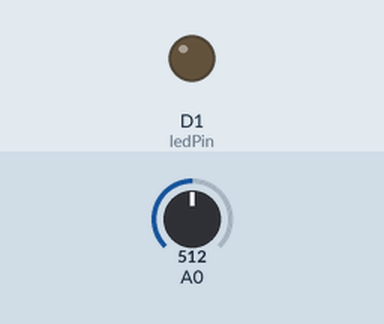
The sketch below on a simulated ESP8266 (NodeMCU). On the bench: output pins drawn as LEDs (lit = HIGH). The inputs (shaded band) are chosen by the test bench; at power-on: A0 = 512. What the sketch prints to the serial monitor is not drawn.

Above: at 1.2 s.
1.3 s: A0 set to 233
4.3 s: A0 set to 210
7.3 s: A0 set to 0
At 7.7 s:
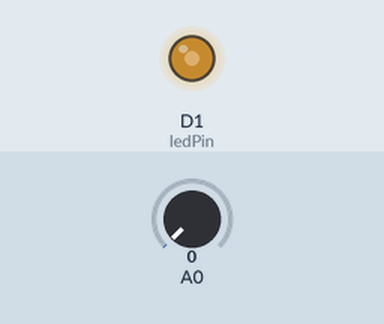
8.8 s: A0 set to 122
At 10.4 s:
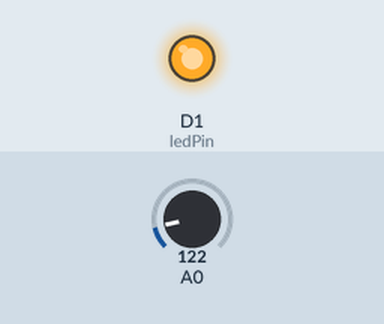
11.8 s: A0 set to 360
14.8 s: A0 set to 379
Timing chart, 0 to 17.3 s (numbered marks = the images above; inputs shaded):
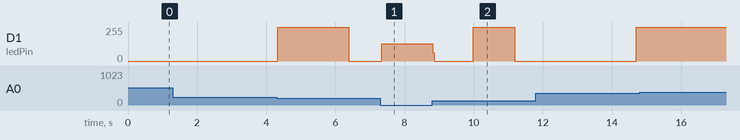

The sketch:

sketch_oct22a.ino
```cpp
/*
  since we need to mesure our surrounding constantly, we cannot use the delay function
  because it will stop the program and therefore we would be un able to mesure the level
  of brightness
*/

int ledPin = D1;
int ldrPin = 0;

int ledState = HIGH; // variable to hold the current led state

// should use unsigned long data type variables to store time related data
unsigned long previousBlinkStamp = 0;  // will store last time LED was updated

float interval = 1000.0; // interval at which to blink (milliseconds)

void setup() {
  pinMode(A0, INPUT);
  pinMode(ledPin, OUTPUT);
  Serial.begin(115200);
}

void loop() {

  unsigned long currentMillis = millis();
  int sensorValue = analogRead(A0);

  float percent = sensorValue * (100 / 1023.0);

  interval = 100 * percent;
  Serial.println(interval);
  if (currentMillis - previousBlinkStamp >= interval)
  {
    previousBlinkStamp = currentMillis;

    if (ledState == LOW)
    {
      ledState = HIGH;
    }
    else
    {
      ledState = LOW;
    }
    digitalWrite(ledPin, ledState);
  }
}
```

Measured:
- after the input at 7.3 s, D1 (ledPin): 0/255 → 128/255 at once
- after the input at 8.8 s, D1 (ledPin): 128/255 → 0/255 at once, → 255/255 1.2 s later, → 0/255 1.2 s later
